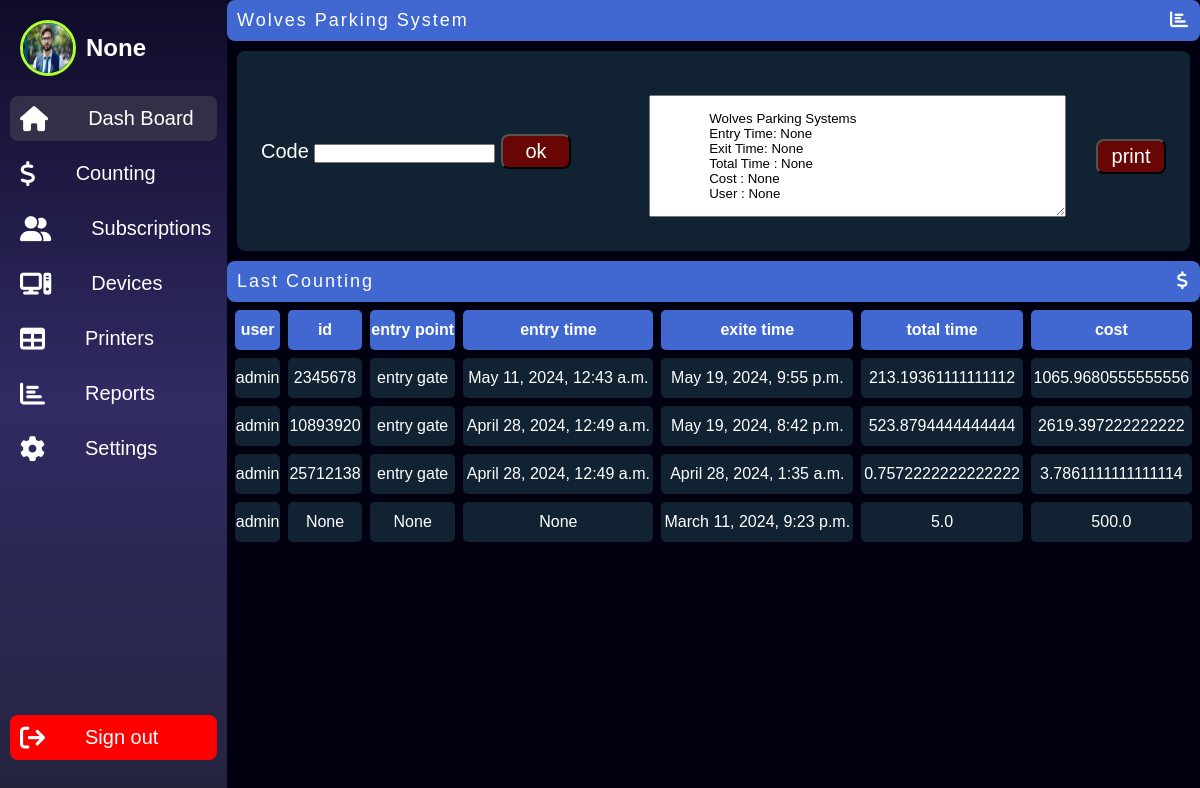
The page /counting (signed in) on the database as committed earlier.
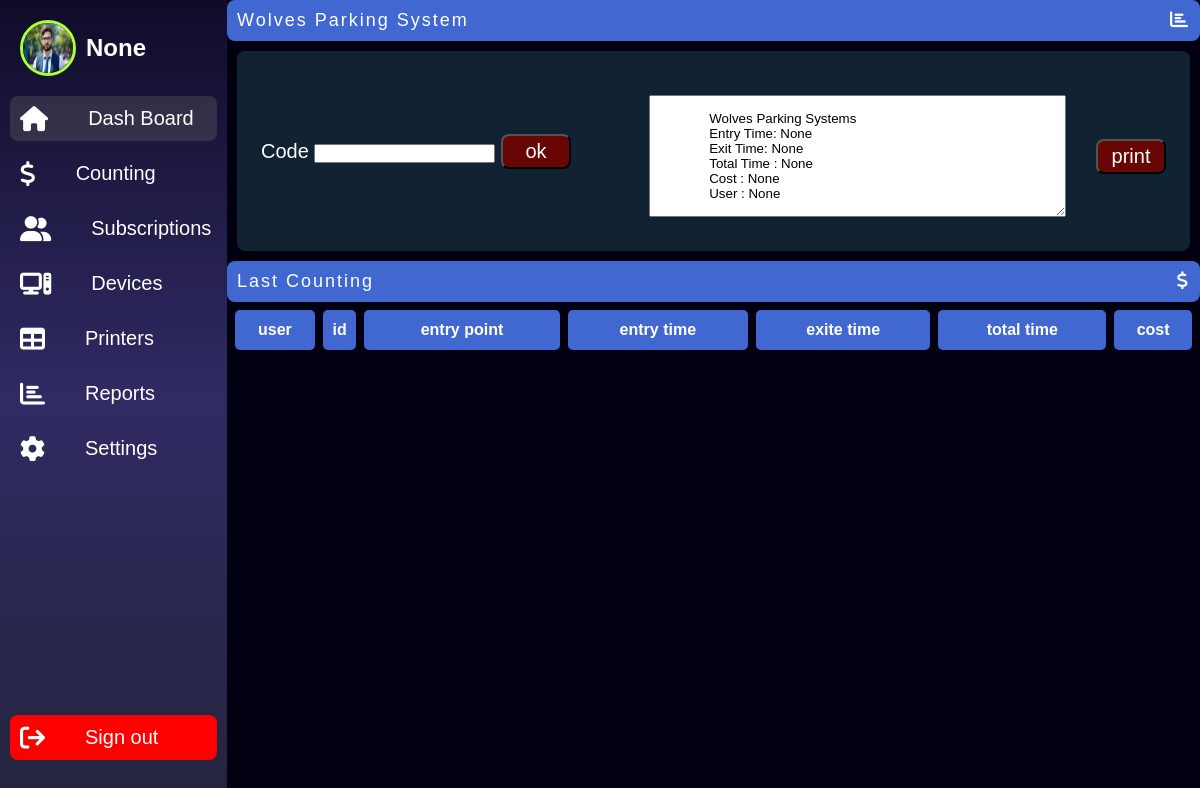
The same page on the database as committed later.
### parking/models.py (models this page shows, shortened)
class counting(models.Model):
    User = models.ForeignKey(User, on_delete=models.CASCADE, verbose_name="user", null=True, blank=True)
    exite_time = models.DateTimeField(verbose_name="Exite Time", blank=True, null=True)
    total_time = models.FloatField(verbose_name="Total Time", blank=True, null=True)
    cost = models.FloatField(verbose_name="Cost", blank=True, null=True)
    code = models.IntegerField(verbose_name="Code", blank=True, null=True)
    entry_point = models.CharField(max_length=90, verbose_name="Entry Point", blank=True, null=True)
    entry_time = models.DateTimeField(verbose_name="Entry Time", blank=True, null=True)
    creatrd_at = models.DateTimeField(verbose_name="Createdat", blank=True, null=True)

### parking/views.py (the view)
# urls.py: path('', views.all_transactions, name="parking"),path("edit_ip/<int:id>",views.edit_ip,name="edit_ip"),path("delete/<int:id>",views.destroy,name="destroy"),path("subscriber",views.all_subscriber,name=
def Counting(request):
    if request.user.is_staff:
        all_counting = counting.objects.all().order_by('-id')
    else:
        all_counting = counting.objects.filter(User=request.user)
    context = {
        "counting": all_counting,
        "Entrytime": None,
        "Exitetime": None,
        "Total_time": None,
        "Cost": None,
        "user": None
    }
    if request.method == "GET":
        Code = request.GET.get("code")
        print(Code)
        try:
            user = request.user
            data = transactions.objects.get(code=Code)
            Event_point = data.entry_point
            Entrytime = data.entry_time
            Exitetime = datetime.now().strftime('%Y-%m-%d %H:%M:%S')
            Entry_time = datetime.strptime(str(Entrytime), '%Y-%m-%d %H:%M:%S')
            Exite_time = datetime.strptime(str(Exitetime), '%Y-%m-%d %H:%M:%S')
            total_duration = (Exite_time - Entry_time).total_seconds() / 60  # convert to minutes
            settings_instance = counting_settings.objects.first()
            if total_duration < settings_instance.period_of_allowing:
                total_cost = 0
            else:
                total_cost = 0
                remaining_duration = total_duration
                if remaining_duration <= settings_instance.first_period_duration:
                    total_cost += settings_instance.first_period_duration_cost
                    remaining_duration = 0
                else:
                    total_cost += settings_instance.first_period_duration_cost
                    remaining_duration -= settings_instance.first_period_duration
                if remaining_duration > 0:
                    if remaining_duration <= settings_instance.second_period_duration:
                        total_cost +=  settings_instance.second_period_duration_cost
                        remaining_duration = 0
                    else:
                        total_cost += settings_instance.second_period_duration_cost
                        remaining_duration -= settings_instance.second_period_duration
                if remaining_duration > 0:
                    total_cost += (
                            math.ceil(remaining_duration / 60)) * settings_instance.rest_period_duration_cost_perhoure  # convert minutes to hours
                if settings_instance.enable_night_mode:
                    night_start = datetime.combine(Entry_time.date(), settings_instance.n_starttime)
                    night_end = datetime.combine(Exite_time.date(), settings_instance.n_endtime)
                    if night_start > night_end:
                        night_end += timedelta(days=1)  # handle overnight night mode
                    before_night_duration = max((night_start - Entry_time).total_seconds() / 60, 0)
                    after_night_duration = max((Exite_time - night_end).total_seconds() / 60, 0)
                    night_duration = max(total_duration - before_night_duration - after_night_duration, 0)
                    if night_duration <settings_instance.min_period_tocost:
                        settings_instance = counting_settings.objects.first()
                        if total_duration < settings_instance.period_of_allowing:
                            total_cost = 0
                        else:
                            total_cost = 0
                            remaining_duration = total_duration
                            if remaining_duration <= settings_instance.first_period_duration:
                                total_cost += settings_instance.first_period_duration_cost
                                remaining_duration = 0
                            else:
                                total_cost += settings_instance.first_period_duration_cost
                                remaining_duration -= settings_instance.first_period_duration
                            if remaining_duration > 0:
                                if remaining_duration <= settings_instance.second_period_duration:
                                    total_cost += settings_instance.second_period_duration_cost
                                    remaining_duration = 0
                                else:
                                    total_cost += settings_instance.second_period_duration_cost
                                    remaining_duration -= settings_instance.second_period_duration
                            if remaining_duration > 0:
                                total_cost += (
                                                  math.ceil(
                                                      remaining_duration / 60)) * settings_instance.rest_period_duration_cost_perhoure  # convert minutes to hours
                    else:
                        sum_of_befor_and_after=before_night_duration+after_night_duration
                        total_duration=sum_of_befor_and_after
                        if total_duration < settings_instance.period_of_allowing:
                            total_cost = 0
                        else:
                            total_cost = 0
                            remaining_duration = total_duration
                            if remaining_duration <= settings_instance.first_period_duration:
                                total_cost += settings_instance.first_period_duration_cost
                                remaining_duration = 0
                            else:
                                total_cost += settings_instance.first_period_duration_cost
                                remaining_duration -= settings_instance.first_period_duration
                            if remaining_duration > 0:
                                if remaining_duration <= settings_instance.second_period_duration:
                                    total_cost += settings_instance.second_period_duration_cost
                                    remaining_duration = 0
                                else:
                                    total_cost += settings_instance.second_period_duration_cost
                                    remaining_duration -= settings_instance.second_period_duration
                            if remaining_duration > 0:
                                total_cost += (
                                                  math.ceil(
                                                      remaining_duration / 60)) * settings_instance.rest_period_duration_cost_perhoure
                                total_cost += settings_instance.night_modeCost  # convert minutes to hours
            context.update({
                "Entrytime": Entrytime,
                "Exitetime": Exitetime,
                "Total_time": total_duration,
                "Cost": total_cost,
                "user": user
            })
        except transactions.DoesNotExist:
            print(f"No transaction found with code {Code}")
    return render(request, "counting.html", context)

### parking/templates/counting.html (shortened to what this page needs)
<!DOCTYPE html>
{% load static %}
<html lang="en" xmlns="http://www.w3.org/1999/html">
<head>
    <link rel="stylesheet" href="{% static 'css/style-counting.css' %}">
    <link rel="stylesheet" href="https://cdnjs.cloudflare.com/ajax/libs/font-awesome/6.4.0/css/all.min.css">
</head>
<body>
    <div class="menu">
        <ul>
            <li >
                <a class="profile"href="">
                <div class="img-box">
                    <img src="\static\css\profile.jpg" alt="img">
                </div>
                <h2> {{user}}</h2>
            </a>
            </li>
            <li>
                <a class="dash" href="{% url 'parking:parking' %}">
                <i class=" fas fa-home"></i>
                <p>Dash Board</p>
            </a>
            </li>
            <li>
                <a href="{% url 'parking:counting' %}">
                <i class=" fas fa-dollar"></i>
                <p>Counting</p>
            </a>
            </li>
            <li>
            <li>
                <a href="{% url 'parking:subscriber' %}">
                <i class=" fas fa-user-group"></i>
                <p>Subscriptions</p>
            </a>
            </li>
            <li>
                <a href="{% url 'parking:devices' %}">
                <i class=" fas fa-computer"></i>
                <p>Devices</p>
            </a>
            </li>
            <li>
                <a href="printers.html">
                <i class=" fas fa-table"></i>
                <p>Printers</p>
            </a>
            </li>
            <li>
                <a href="{% url 'parking:reports' %}">
                <i class=" fas fa-chart-bar"></i>
                <p>Reports</p>
            </a>
            </li>
            <li>
                <a href="{% url 'parking:settings' %}">
                <i class=" fas fa-cog"></i>
                <p>Settings</p>
            </a>
            </li>
            <li class="sign-out">
                <a href="{% url 'logout' %}">
                <i class=" fas fa-sign-out"></i>
                <p>Sign out</p>
            </a>
            </li>
        </ul>
    </div>
    <div class="content">
        <div class="titel">
            <p>Wolves Parking System</p>
            <i class=" fas fa-chart-bar"></i>
        </div>
        <div class="counting-area">
            <div class="barcode-input">
                 <form method="GET" >
                <label>Code</label>
                <input name="code" id="code">
                <button class="code-button" type="submit">ok</button>
            </div>
            <div class="text-area">
                <textarea name="" id="" cols="50" rows="8">
                Wolves Parking Systems
                Entry Time: {{Entrytime}}
                Exit Time: {{Exitetime}}
                Total Time : {{Total_time}}
                Cost : {{Cost}}
                User : {{user}}</textarea>
                <button class="code-button" type="submit">print</button>
            </div>
        </div>
        <div class="titel">
            <p>Last Counting</p>
            <i class=" fas fa-dollar"></i>
        </div>
        <table>
            <thead>
                <tr>
                    <th>user</th>
                    <th>id</th>
                    <th>entry point</th>
                    <th>entry time </th>
                    <th>exite time</th>
                    <th>total time</th>
                    <th>cost</th>
                </tr>
            </thead>
            <tbody>
            {% for Counting in counting %}
                <tr>
                    <td> <p class="user">{{Counting.User}}</p></td>
                    <td><span class="id">{{Counting.code}}</span></td>
                    <td> <p class="entry-point">{{Counting.entry_point}}</p></td>
                    <td><span class="entry-time">{{Counting.entry_time}}</span></td>
                    <td><span class="exite-time"> {{Counting.exite_time}}</span></td>
                    <td><span class="total-time"> {{Counting.total_time}}</span></td>
                    <td><span class="cost"> {{Counting.cost}}</span></td>
                </tr>
            {% endfor %}
            </tbody>
        </table>
    </div>
</body>
</html>

### static/css/style-counting.css (style rules this page uses)
* { padding: 0; margin: 0; color: white; font-family: sans-serif; }
body { background: #001; display: flex; }
.menu { width: 80px; background: linear-gradient(to bottom, #0f0c29, #302b63, #24243e); height: 100vh; overflow: hidden; }
ul { position: relative; height: 95%; }
ul li { list-style: none; }
ul li a { display: block; display: flex; padding: 10px; margin: 10px ; border-radius: 8px; gap: 40px; align-items: center; text-decoration: none; }
.profile { gap: 10px; }
ul li a i { font-size:25px; }
ul li a p { font-size: 20px; }
.sign-out { position: absolute; bottom: 0; width: 100%; }
.sign-out a { background-color: red; }
.img-box { width: 50px; height: 50px; border-radius: 50%; border: 3px solid greenyellow; overflow: hidden; flex-shrink: 0; }
.img-box img { width: 100%; height: 100%; }
ul li a:hover,.dash { background-color: #66666655; }
.content { width: 100%; align-items: center; }
.titel { background: rgb(65, 104, 209); display: flex; padding: 10px; border-radius: 8px; justify-content: space-between; letter-spacing: 2px; font-size: large; }
.counting-area { display: flex; justify-content: space-around; flex-basis: 100%; height: 200px; font-size: 20px; gap:30px; align-items: center; margin:10px; flex-wrap: wrap; background-color: #123; border-radius: 8px; }
.barcode-input { display: flex; align-items: center; gap: 20px; }
.code-button { width: 70px; height: 35px; background-color:rgb(104, 6, 6); font-size: 20px; -webkit-text-fill-color:white; border-radius: 8px; }
.text-area { display: flex; margin-top: 10px; align-items: center; gap: 30px; -webkit-text-fill-color: black; }
.barcode-input input { -webkit-text-fill-color: black; }
table { width: 100%; align-items: center; text-align: center; border-spacing: 8px; }
td,th { background-color: #123; height: 40px; border-radius: 5px; }
th { background-color: rgb(65, 104, 209); ; }

Rows that differ between the two databases and show on the page:
removed counting: User "admin", code "2345678", entry_point "entry gate", entry_time "May 11, 2024, 12:43 a.m.", exite_time "May 19, 2024, 9:55 p.m.", total_time "213.19361111111112", cost "1065.9680555555556"
removed counting: User "admin", code "10893920", entry_point "entry gate", entry_time "April 28, 2024, 12:49 a.m.", exite_time "May 19, 2024, 8:42 p.m.", total_time "523.8794444444444", cost "2619.397222222222"
removed counting: User "admin", code "25712138", entry_point "entry gate", entry_time "April 28, 2024, 12:49 a.m.", exite_time "April 28, 2024, 1:35 a.m.", total_time "0.7572222222222222", cost "3.7861111111111114"
removed counting: User "admin", code "None", entry_point "None", entry_time "None", exite_time "March 11, 2024, 9:23 p.m.", total_time "5.0", cost "500.0"
